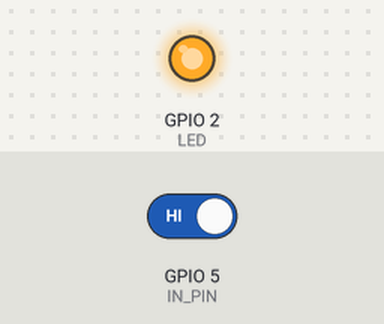
Bench run of a sketch on a simulated ESP32. Parts: output pins drawn as LEDs (lit = HIGH). The test bench sets the inputs (shaded band); at power-on: GPIO 5 (IN_PIN) HIGH. WiFi joins after 1.5 s; servers stay silent unless stated; web services answer with replies made up by the test bench; what the sketch prints to the serial monitor is not drawn.

Above: at 3.5 s.
3.6 s: GPIO 5 (IN_PIN) driven LOW
At 4.49 s:
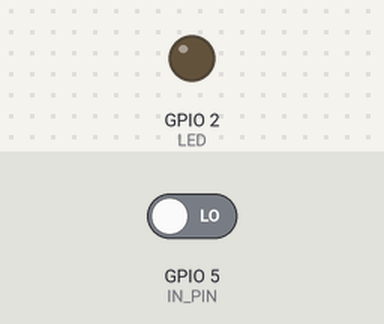
Timing chart, 0 to 6.6 s (numbered marks = the images above; inputs shaded):
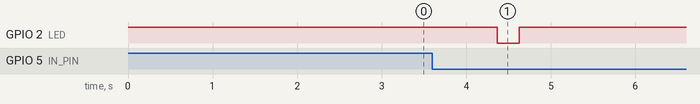

Measured:
- after the input at 3.6 s, GPIO 2 (LED): HIGH → LOW after 0.77 s, → HIGH 0.26 s later

The sketch:

PushNotifier.ino
```cpp
// (licence header left out)
#include <WiFiClientSecure.h>

const char* ssid     = "YourSSID";     // your network SSID (name of wifi network)
const char* password = "YourPassword"; // your network password

const char*  server = "api.pushover.net";  // Server URL

// api.pushover.net root certificate authority
// SHA1 fingerprint is broken now!
const char* test_root_ca= \
     "-----BEGIN CERTIFICATE-----\n" \
     "MIIDrzCCApegAwIBAgIQCDvgVpBCRrGhdWrJWZHHSjANBgkqhkiG9w0BAQUFADBh\n" \
     "MQswCQYDVQQGEwJVUzEVMBMGA1UEChMMRGlnaUNlcnQgSW5jMRkwFwYDVQQLExB3\n" \
     "d3cuZGlnaWNlcnQuY29tMSAwHgYDVQQDExdEaWdpQ2VydCBHbG9iYWwgUm9vdCBD\n" \
     "QTAeFw0wNjExMTAwMDAwMDBaFw0zMTExMTAwMDAwMDBaMGExCzAJBgNVBAYTAlVT\n" \
     "MRUwEwYDVQQKEwxEaWdpQ2VydCBJbmMxGTAXBgNVBAsTEHd3dy5kaWdpY2VydC5j\n" \
     "b20xIDAeBgNVBAMTF0RpZ2lDZXJ0IEdsb2JhbCBSb290IENBMIIBIjANBgkqhkiG\n" \
     "9w0BAQEFAAOCAQ8AMIIBCgKCAQEA4jvhEXLeqKTTo1eqUKKPC3eQyaKl7hLOllsB\n" \
     "CSDMAZOnTjC3U/dDxGkAV53ijSLdhwZAAIEJzs4bg7/fzTtxRuLWZscFs3YnFo97\n" \
     "nh6Vfe63SKMI2tavegw5BmV/Sl0fvBf4q77uKNd0f3p4mVmFaG5cIzJLv07A6Fpt\n" \
     "43C/dxC//AH2hdmoRBBYMql1GNXRor5H4idq9Joz+EkIYIvUX7Q6hL+hqkpMfT7P\n" \
     "T19sdl6gSzeRntwi5m3OFBqOasv+zbMUZBfHWymeMr/y7vrTC0LUq7dBMtoM1O/4\n" \
     "gdW7jVg/tRvoSSiicNoxBN33shbyTApOB6jtSj1etX+jkMOvJwIDAQABo2MwYTAO\n" \
     "BgNVHQ8BAf8EBAMCAYYwDwYDVR0TAQH/BAUwAwEB/zAdBgNVHQ4EFgQUA95QNVbR\n" \
     "TLtm8KPiGxvDl7I90VUwHwYDVR0jBBgwFoAUA95QNVbRTLtm8KPiGxvDl7I90VUw\n" \
     "DQYJKoZIhvcNAQEFBQADggEBAMucN6pIExIK+t1EnE9SsPTfrgT1eXkIoyQY/Esr\n" \
     "hMAtudXH/vTBH1jLuG2cenTnmCmrEbXjcKChzUyImZOMkXDiqw8cvpOp/2PV5Adg\n" \
     "06O/nVsJ8dWO41P0jmP6P6fbtGbfYmbW0W5BjfIttep3Sp+dWOIrWcBAI+0tKIJF\n" \
     "PnlUkiaY4IBIqDfv8NZ5YBberOgOzW6sRBc4L0na4UU+Krk2U886UAb3LujEV0ls\n" \
     "YSEY1QSteDwsOoBrp+uvFRTp2InBuThs4pFsiv9kuXclVzDAGySj4dzp30d8tbQk\n" \
     "CAUw7C29C79Fv1C5qfPrmAESrciIxpg0X40KPMbp1ZWVbd4=\n" \
     "-----END CERTIFICATE-----\n";

// You can use x.509 client certificates if you want
//const char* test_client_key = "";   //to verify the client
//const char* test_client_cert = "";  //to verify the client


WiFiClientSecure client;

#define LED 2    // onboard LED
#define IN_PIN 5 // peephole connected to digital pin 5

int pinState = 1;

void setup() {
  pinMode(IN_PIN, INPUT); // sets the digital pin 5 as input
  pinMode(LED, OUTPUT);   // onboard LED

  digitalWrite(LED, HIGH); // Turn onboard LED off

  //Initialize serial and wait for port to open:
  Serial.begin(9600);
  delay(100);

  Serial.print("Attempting to connect to SSID: ");
  Serial.println(ssid);
  WiFi.begin(ssid, password);

  // attempt to connect to Wifi network:
  while (WiFi.status() != WL_CONNECTED) {
    Serial.print(".");
    // wait 1 second for re-trying
    delay(1000);
  }

  Serial.print("Connected to ");
  Serial.println(ssid);

  sendPush("Bereit");
}

void loop() {
  int newState = digitalRead(IN_PIN);     // read the input pin

  if(pinState != newState) {
    Serial.print("Old state: ");
    Serial.println(pinState);
    Serial.print("New state: ");
    Serial.println(newState);

    pinState = newState;

    if(newState == 0) {
      digitalWrite(LED, LOW);
      sendPush("Message!");
      digitalWrite(LED, HIGH);
      delay(5000);
    }
  }

  delay(1000);
}

void sendPush(String message) {
  client.setCACert(test_root_ca);
  //client.setCertificate(test_client_key); // for client verification
  //client.setPrivateKey(test_client_cert);  // for client verification

  Serial.println("\nStarting connection to server...");
  if (!client.connect(server, 443))
    Serial.println("Connection failed!");
  else {
    Serial.println("Connected to server!");

    String content = "token=abcdefg&user=abcdefg&device=iPhone&title=PushNotfier&message=" + message;

    // Make a HTTP request:
    client.println("POST /1/messages.json HTTP/1.1");
    client.println("Host: api.pushover.net");
    client.println("Content-Type: application/x-www-form-urlencoded");
    client.println("Connection: close");
    client.println("Content-Length: " + String(content.length()));
    client.println();
    client.println(content);
    client.println();

    while (client.connected()) {
      String line = client.readStringUntil('\n');
      if (line == "\r") {
        Serial.println("headers received");
        break;
      }
    }
    // if there are incoming bytes available
    // from the server, read them and print them:
    while (client.available()) {
      char c = client.read();
      Serial.write(c);
    }

    client.stop();
  }
}
```
